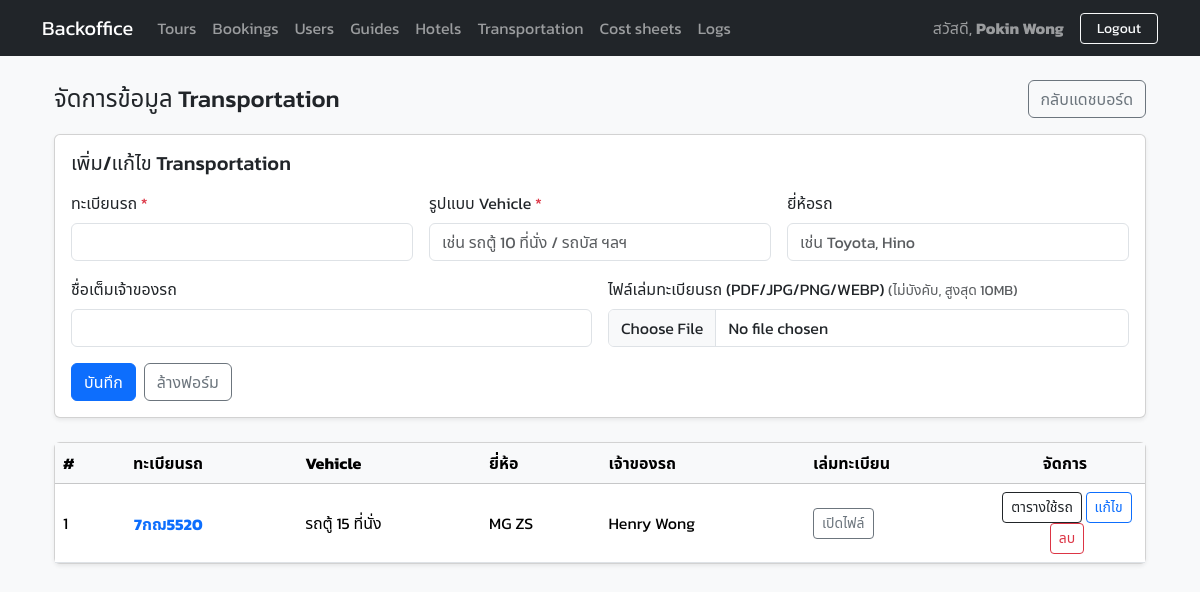
Page /public/transportations.php (signed in) on the committed database.
### tables this page shows
CREATE TABLE `transportations` (
  `id` bigint UNSIGNED NOT NULL,
  `license_plate` varchar(50) NOT NULL,
  `vehicle_type` varchar(100) NOT NULL,
  `brand` varchar(120) DEFAULT NULL,
  `owner_fullname` varchar(180) DEFAULT NULL,
  `reg_book_file` varchar(255) DEFAULT NULL,
  `created_at` datetime NOT NULL DEFAULT CURRENT_TIMESTAMP,
  `updated_at` datetime NOT NULL DEFAULT CURRENT_TIMESTAMP ON UPDATE CURRENT_TIMESTAMP
);

### public/transportations.php (the view, shortened to what this page needs)
<?php
require_once __DIR__ . '/../includes/layout.php';
require_once __DIR__ . '/../includes/audit.php';
$BASE = function_exists('public_base_url') ? public_base_url() : (defined('BASE_URL') ? BASE_URL : '');
$PUBLIC_PREFIX = '../../';
$rows = $pdo->query("SELECT * FROM transportations ORDER BY license_plate ASC, id DESC")->fetchAll(PDO::FETCH_ASSOC);
?>
<div class="container my-4">
    <div class="d-flex justify-content-between align-items-center mb-3">
        <h4 class="mb-0">จัดการข้อมูล Transportation</h4>
        <a class="btn btn-outline-secondary" href="<?= $BASE ?>/dashboard.php">กลับแดชบอร์ด</a>
    </div>
    <div class="card shadow-sm mb-4">
        <div class="card-body">
            <h5 class="card-title mb-3">เพิ่ม/แก้ไข Transportation</h5>
            <form method="post" enctype="multipart/form-data" id="transportForm" class="row g-3">
                <div class="col-md-4">
                    <label class="form-label">ทะเบียนรถ <span class="text-danger">*</span></label>
                    <input type="text" class="form-control" name="license_plate" id="license_plate" required>
                </div>
                <div class="col-md-4">
                    <label class="form-label">รูปแบบ Vehicle <span class="text-danger">*</span></label>
                    <input type="text" class="form-control" name="vehicle_type" id="vehicle_type" placeholder="เช่น รถตู้ 10 ที่นั่ง / รถบัส ฯลฯ" required>
                </div>
                <div class="col-md-4">
                    <label class="form-label">ยี่ห้อรถ</label>
                    <input type="text" class="form-control" name="brand" id="brand" placeholder="เช่น Toyota, Hino">
                </div>
                <div class="col-md-6">
                    <label class="form-label">ชื่อเต็มเจ้าของรถ</label>
                    <input type="text" class="form-control" name="owner_fullname" id="owner_fullname">
                </div>
                <div class="col-md-6">
                    <label class="form-label">ไฟล์เล่มทะเบียนรถ (PDF/JPG/PNG/WEBP) <small class="text-muted">(ไม่บังคับ, สูงสุด 10MB)</small></label>
                    <input type="file" class="form-control" name="reg_book_file" id="reg_book_file" accept=".pdf,.jpg,.jpeg,.png,.webp">
                </div>
                <div class="col-12 d-flex gap-2">
                    <button class="btn btn-primary" type="submit" id="btnSubmit">บันทึก</button>
                    <button class="btn btn-outline-secondary" type="button" id="btnResetForm">ล้างฟอร์ม</button>
                </div>
            </form>
        </div>
    </div>
    <div class="card shadow-sm">
        <div class="card-body p-0">
            <div class="table-responsive">
                <table class="table table-hover align-middle mb-0">
                    <thead class="table-light">
                        <tr>
                            <th style="width:70px;">#</th>
                            <th>ทะเบียนรถ</th>
                            <th>Vehicle</th>
                            <th>ยี่ห้อ</th>
                            <th>เจ้าของรถ</th>
                            <th style="width:180px;">เล่มทะเบียน</th>
                            <th class="text-center" style="width:160px;">จัดการ</th>
                        </tr>
                    </thead>
                    <tbody>
                        <?php if (!$rows): ?>
                            <tr>
                                <td colspan="7" class="text-center text-muted py-4">ยังไม่มีข้อมูล</td>
                            </tr>
                        <?php else: ?>
                            <?php foreach ($rows as $i => $t): ?>
                                <?php
                                $storedPath = (string)($t['reg_book_file'] ?? '');
                                $fileUrl = $storedPath !== '' ? ($PUBLIC_PREFIX . ltrim($storedPath, '/')) : '';
                                ?>
                                <tr>
                                    <td><?= $i + 1 ?></td>
                                    <td>
                                        <button type="button"
                                            class="btn btn-link p-0 text-decoration-none transport-view"
                                            data-id="<?= (int)$t['id'] ?>"
                                            data-license_plate="<?= htmlspecialchars($t['license_plate'], ENT_QUOTES, 'UTF-8') ?>"
                                            data-vehicle_type="<?= htmlspecialchars($t['vehicle_type'], ENT_QUOTES, 'UTF-8') ?>"
                                            data-brand="<?= htmlspecialchars($t['brand'] ?? '', ENT_QUOTES, 'UTF-8') ?>"
                                            data-owner_fullname="<?= htmlspecialchars($t['owner_fullname'] ?? '', ENT_QUOTES, 'UTF-8') ?>"
                                            data-file="<?= htmlspecialchars($fileUrl, ENT_QUOTES, 'UTF-8') ?>">
                                            <strong><?= htmlspecialchars($t['license_plate']) ?></strong>
                                        </button>
                                    </td>
                                    <td><?= htmlspecialchars($t['vehicle_type']) ?></td>
                                    <td><?= htmlspecialchars($t['brand'] ?? '-') ?></td>
                                    <td><?= htmlspecialchars($t['owner_fullname'] ?? '-') ?></td>
                                    <td>
                                        <?php if (!empty($fileUrl)): ?>
                                            <button class="btn btn-sm btn-outline-secondary btn-open-file"
                                                type="button"
                                                data-file="<?= htmlspecialchars($fileUrl, ENT_QUOTES, 'UTF-8') ?>">
                                                เปิดไฟล์
                                            </button>
                                        <?php else: ?>
                                            <span class="text-muted">—</span>
                                        <?php endif; ?>
                                    </td>
                                    <td class="text-center">
                                        <button
                                            class="btn btn-sm btn-outline-dark ms-1 btn-view-schedule"
                                            type="button"
                                            data-id="<?= (int)$t['id'] ?>"
                                            data-license_plate="<?= htmlspecialchars($t['license_plate'], ENT_QUOTES, 'UTF-8') ?>">ตารางใช้รถ</button>
                                        <button
                                            class="btn btn-sm btn-outline-primary btn-edit"
                                            type="button"
                                            data-id="<?= (int)$t['id'] ?>"
                                            data-license_plate="<?= htmlspecialchars($t['license_plate'], ENT_QUOTES, 'UTF-8') ?>"
                                            data-vehicle_type="<?= htmlspecialchars($t['vehicle_type'], ENT_QUOTES, 'UTF-8') ?>"
                                            data-brand="<?= htmlspecialchars($t['brand'] ?? '', ENT_QUOTES, 'UTF-8') ?>"
                                            data-owner_fullname="<?= htmlspecialchars($t['owner_fullname'] ?? '', ENT_QUOTES, 'UTF-8') ?>">แก้ไข</button>
                                        <form method="post" class="d-inline-block ms-1" onsubmit="return confirmDelete(this)">
                                            <button class="btn btn-sm btn-outline-danger" type="submit">ลบ</button>
                                        </form>
                                    </td>
                                </tr>
                            <?php endforeach; ?>
                        <?php endif; ?>
                    </tbody>
                </table>
            </div>
        </div>
    </div>
</div>

### includes/layout.php (style rules this page uses)
:root { --bs-body-font-family: 'Poppins', 'Kanit', system-ui, -apple-system, 'Segoe UI', Roboto, 'Helvetica Neue', Arial, 'Noto Sans Thai', sans-serif; --bs-font-sans-serif: var(--bs-body-font-family); }
html, body { font-family: var(--bs-body-font-family); -webkit-font-smoothing: antialiased; -moz-osx-font-smoothing: grayscale; text-rendering: optimizeLegibility; font-variant-numeric: tabular-nums; }
:lang(th) { font-family: 'Kanit', 'Poppins', system-ui, -apple-system, 'Segoe UI', Roboto, 'Helvetica Neue', Arial, 'Noto Sans Thai', sans-serif; }

### rows in the picture
transportations: license_plate "7กฌ5520", vehicle_type "รถตู้ 15 ที่นั่ง", brand "MG ZS", owner_fullname "Henry Wong"

### other values in the picture
$_SESSION['user']['full_name'] "Pokin Wong"
